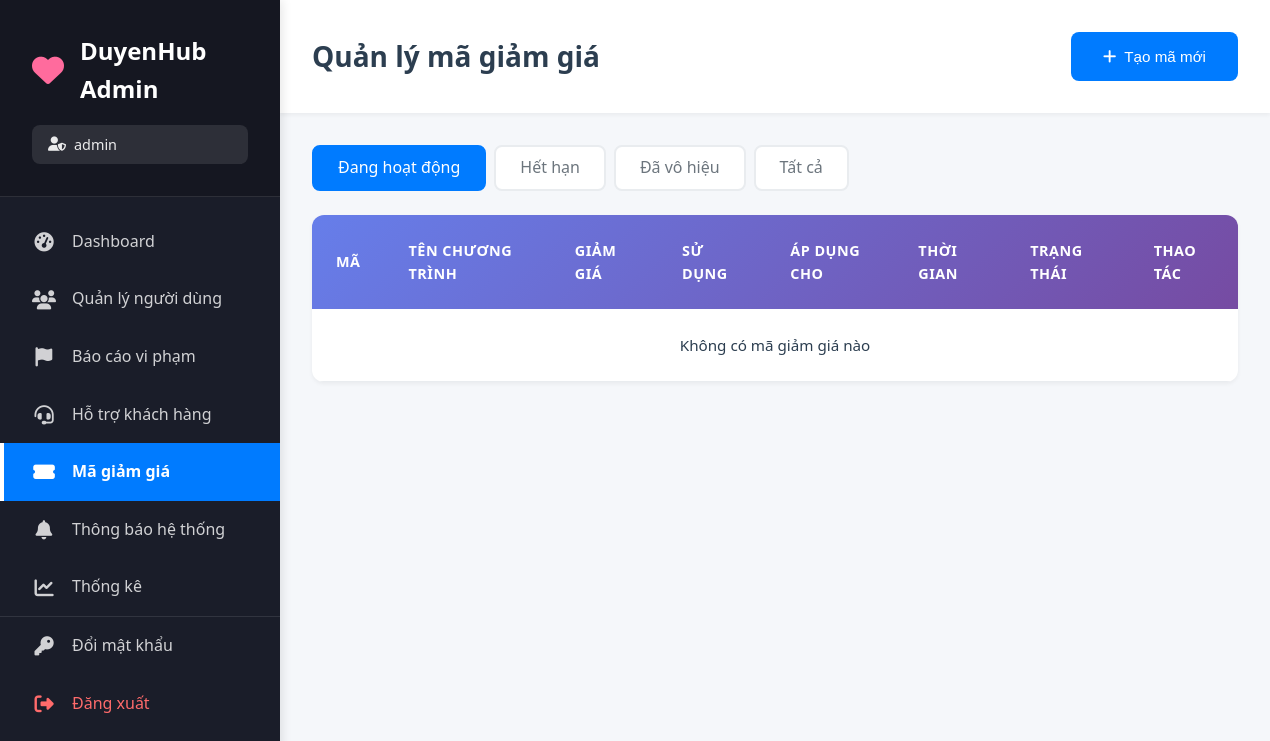
The page /views/admin/magiamgia.php (signed in) on the database as committed earlier.
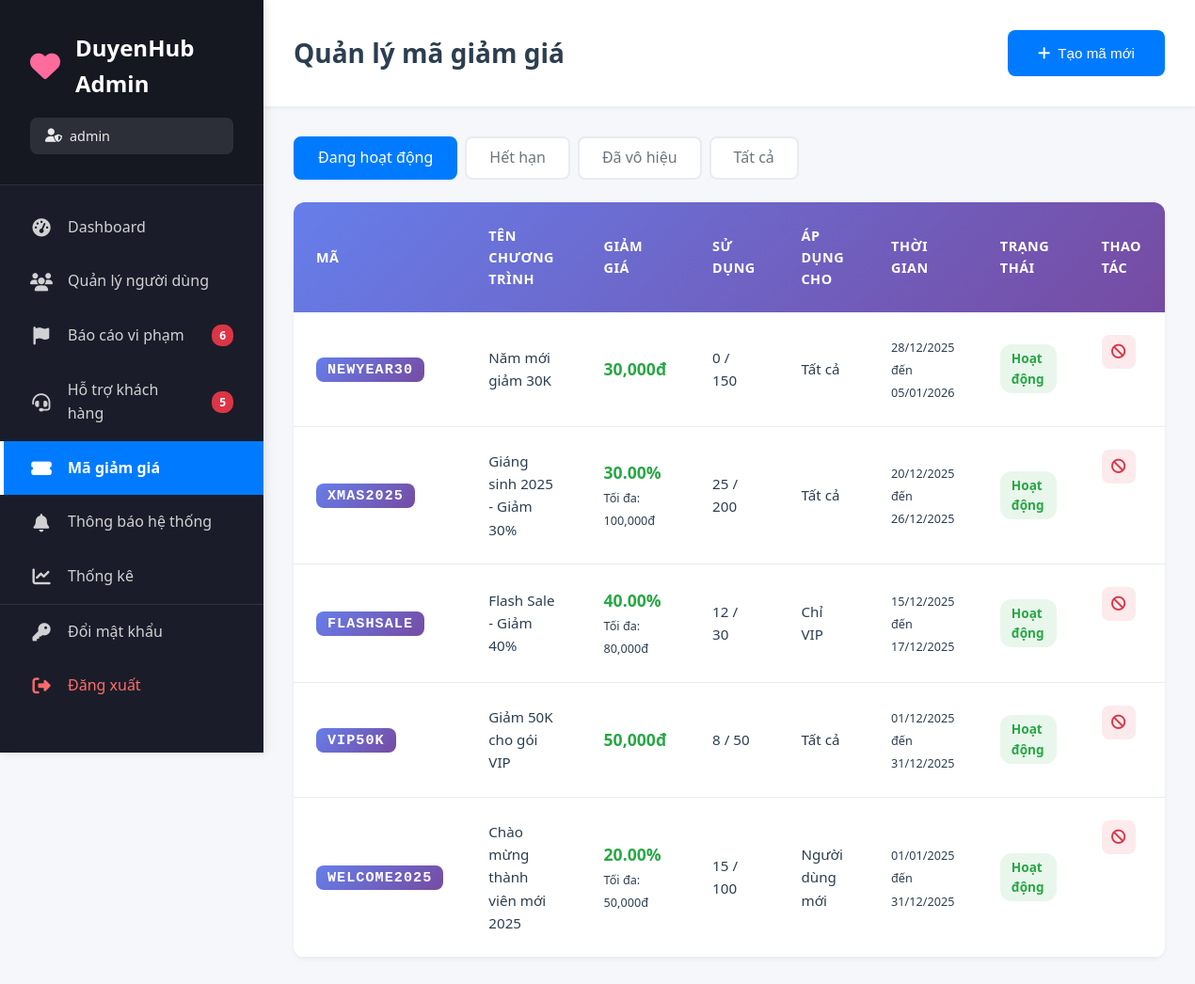
The same page on the database as committed later.
### tables this page shows
CREATE TABLE `magiamgia` (
  `maMaGiamGia` int(11) NOT NULL,
  `maCoupon` varchar(50) NOT NULL,
  `tenChuongTrinh` varchar(255) NOT NULL,
  `loaiGiam` enum('percent','fixed') DEFAULT 'percent',
  `giaTriGiam` decimal(10,2) NOT NULL,
  `giaTriToiDa` decimal(10,2) DEFAULT NULL,
  `soLuongToiDa` int(11) DEFAULT NULL,
  `soLuongDaSuDung` int(11) DEFAULT 0,
  `ngayBatDau` datetime NOT NULL,
  `ngayKetThuc` datetime NOT NULL,
  `trangThai` enum('active','inactive','expired') DEFAULT 'active',
  `apDungCho` enum('all','new_user','vip_only') DEFAULT 'all',
  `thoiDiemTao` datetime DEFAULT current_timestamp()
);

### views/admin/magiamgia.php (the view, shortened to what the changed rows need)
<?php
$db = clsConnect::getInstance()->connect();
$filter = $_GET['filter'] ?? 'active';
$sql = "SELECT * FROM magiamgia";
if ($filter === 'active') {
    $sql .= " WHERE trangThai = 'active' AND ngayKetThuc >= NOW()";
} elseif ($filter === 'expired') {
    $sql .= " WHERE trangThai = 'expired' OR ngayKetThuc < NOW()";
} elseif ($filter === 'inactive') {
    $sql .= " WHERE trangThai = 'inactive'";
}
$sql .= " ORDER BY thoiDiemTao DESC";
$result = $db->query($sql);
$coupons = $result->fetch_all(MYSQLI_ASSOC);
?>
<!DOCTYPE html>
<html lang="vi">
<head>
    <link rel="stylesheet" href="https://cdnjs.cloudflare.com/ajax/libs/font-awesome/6.4.0/css/all.min.css">
    <link rel="stylesheet" href="../../public/css/admin.css?v=<?php echo time(); ?>">
</head>
<body>
    <div class="admin-wrapper">
        <?php include 'sidebar.php'; ?>
        <main class="main-content">
            <div class="top-bar">
                <h1>Quản lý mã giảm giá</h1>
            </div>
            <div class="content-area">
                <div class="table-container">
                    <table class="data-table">
                        <thead>
                            <tr>
                                <th>Mã</th>
                                <th>Tên chương trình</th>
                                <th>Giảm giá</th>
                                <th>Sử dụng</th>
                                <th>Áp dụng cho</th>
                                <th>Thời gian</th>
                                <th>Trạng thái</th>
                                <th>Thao tác</th>
                            </tr>
                        </thead>
                        <tbody>
                            <?php foreach ($coupons as $coupon): ?>
                            <tr>
                                <td><strong class="coupon-code"><?php echo htmlspecialchars($coupon['maCoupon']); ?></strong></td>
                                <td><?php echo htmlspecialchars($coupon['tenChuongTrinh']); ?></td>
                                <td>
                                    <?php if ($coupon['loaiGiam'] === 'percent'): ?>
                                        <span class="discount-value"><?php echo $coupon['giaTriGiam']; ?>%</span>
                                    <?php else: ?>
                                        <span class="discount-value"><?php echo number_format($coupon['giaTriGiam']); ?>đ</span>
                                    <?php endif; ?>
                                    <?php if ($coupon['giaTriToiDa'] > 0): ?>
                                        <br><small>Tối đa: <?php echo number_format($coupon['giaTriToiDa']); ?>đ</small>
                                    <?php endif; ?>
                                </td>
                                <td>
                                    <?php echo $coupon['soLuongDaSuDung']; ?> /
                                    <?php echo $coupon['soLuongToiDa'] > 0 ? $coupon['soLuongToiDa'] : '∞'; ?>
                                </td>
                                <td>
                                    <?php
                                    $applyFor = [
                                        'all' => 'Tất cả',
                                        'new_user' => 'Người dùng mới',
                                        'vip_only' => 'Chỉ VIP'
                                    ];
                                    echo $applyFor[$coupon['apDungCho']] ?? $coupon['apDungCho'];
                                    ?>
                                </td>
                                <td>
                                    <small>
                                        <?php echo date('d/m/Y', strtotime($coupon['ngayBatDau'])); ?><br>
                                        đến<br>
                                        <?php echo date('d/m/Y', strtotime($coupon['ngayKetThuc'])); ?>
                                    </small>
                                </td>
                                <td>
                                    <?php if ($coupon['trangThai'] === 'active' && strtotime($coupon['ngayKetThuc']) >= time()): ?>
                                        <span class="badge badge-success">Hoạt động</span>
                                    <?php elseif ($coupon['trangThai'] === 'expired' || strtotime($coupon['ngayKetThuc']) < time()): ?>
                                        <span class="badge badge-danger">Hết hạn</span>
                                    <?php else: ?>
                                        <span class="badge badge-secondary">Vô hiệu</span>
                                    <?php endif; ?>
                                </td>
                                <td class="action-buttons">
                                    <?php if ($coupon['trangThai'] === 'active'): ?>
                                        <form method="POST" style="display: inline;" onsubmit="return confirm('Bạn có chắc muốn vô hiệu hóa mã này?');">
                                            <button type="submit" class="btn-action btn-danger" title="Vô hiệu hóa">
                                                <i class="fas fa-ban"></i>
                                            </button>
                                        </form>
                                    <?php endif; ?>
                                </td>
                            </tr>
                            <?php endforeach; ?>
                            <?php if (empty($coupons)): ?>
                            <tr>
                                <td colspan="8" class="text-center">Không có mã giảm giá nào</td>
                            </tr>
                            <?php endif; ?>
                        </tbody>
                    </table>
                </div>
            </div>
        </main>
    </div>
</body>
</html>

### views/admin/sidebar.php (shortened to what the changed rows need)
<?php
$db = clsConnect::getInstance()->connect();
$result = $db->query("SELECT COUNT(*) as total FROM baocao WHERE trangThai = 'ChuaXuLy'");
$pendingReports = $result->fetch_assoc()['total'];
$result = $db->query("SELECT COUNT(*) as total FROM hotro WHERE trangThai IN ('pending', 'in_progress')");
$pendingSupport = $result->fetch_assoc()['total'];
$currentPage = basename($_SERVER['PHP_SELF']);
?>
<aside class="sidebar">
    <div class="sidebar-header">
        <div class="logo">
            <h2>DuyenHub Admin</h2>
        </div>
    </div>
    <ul class="sidebar-menu">
        <li>
            <a href="quanlybaocao.php" class="<?php echo $currentPage === 'quanlybaocao.php' ? 'active' : ''; ?>">
                <i class="fas fa-flag"></i>
                <span>Báo cáo vi phạm</span>
                <?php if ($pendingReports > 0): ?>
                    <span class="badge"><?php echo $pendingReports; ?></span>
                <?php endif; ?>
            </a>
        </li>
        <li>
            <a href="hotro.php" class="<?php echo $currentPage === 'hotro.php' ? 'active' : ''; ?>">
                <i class="fas fa-headset"></i>
                <span>Hỗ trợ khách hàng</span>
                <?php if ($pendingSupport > 0): ?>
                    <span class="badge"><?php echo $pendingSupport; ?></span>
                <?php endif; ?>
            </a>
        </li>
    </ul>
</aside>

Rows that differ between the two databases and show on the page:
added magiamgia: maCoupon "NEWYEAR30", tenChuongTrinh "Năm mới giảm 30K", giaTriGiam "30,000", soLuongDaSuDung "0", soLuongToiDa "150", apDungCho "Tất cả", ngayBatDau "28/12/2025", ngayKetThuc "05/01/2026", trangThai "Hoạt động"
added magiamgia: maCoupon "XMAS2025", tenChuongTrinh "Giáng sinh 2025 - Giảm 30%", giaTriGiam "30.00", giaTriToiDa "100,000", soLuongDaSuDung "25", soLuongToiDa "200", apDungCho "Tất cả", ngayBatDau "20/12/2025", ngayKetThuc "26/12/2025", trangThai "Hoạt động"
added magiamgia: maCoupon "FLASHSALE", tenChuongTrinh "Flash Sale - Giảm 40%", giaTriGiam "40.00", giaTriToiDa "80,000", soLuongDaSuDung "12", soLuongToiDa "30", apDungCho "Chỉ VIP", ngayBatDau "15/12/2025", ngayKetThuc "17/12/2025", trangThai "Hoạt động"
added magiamgia: maCoupon "VIP50K", tenChuongTrinh "Giảm 50K cho gói VIP", giaTriGiam "50,000", soLuongDaSuDung "8", soLuongToiDa "50", apDungCho "Tất cả", ngayBatDau "01/12/2025", ngayKetThuc "31/12/2025", trangThai "Hoạt động"
added magiamgia: maCoupon "WELCOME2025", tenChuongTrinh "Chào mừng thành viên mới 2025", giaTriGiam "20.00", giaTriToiDa "50,000", soLuongDaSuDung "15", soLuongToiDa "100", apDungCho "Người dùng mới", ngayBatDau "01/01/2025", ngayKetThuc "31/12/2025", trangThai "Hoạt động"
Other text that changed with them:
$pendingReports: (not shown) → "6"
$pendingSupport: (not shown) → "5"
text no longer shown: "Không có mã giảm giá nào"
